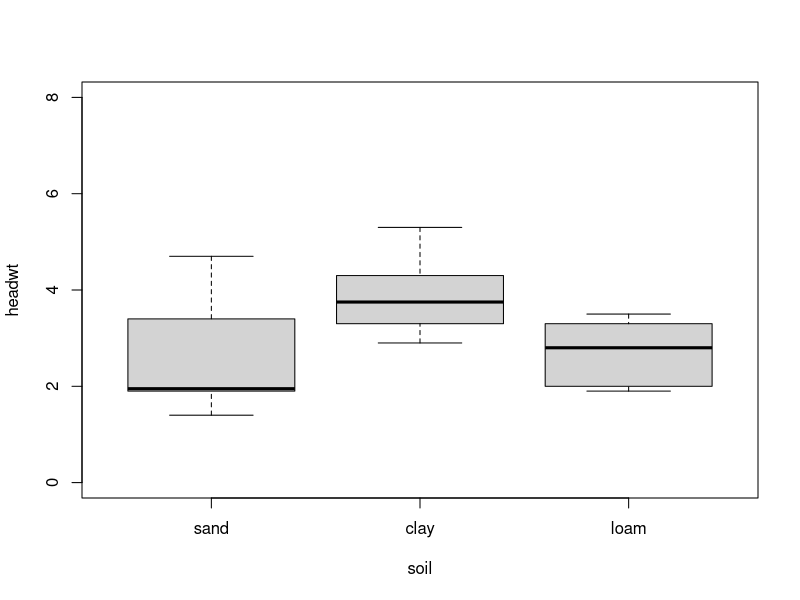
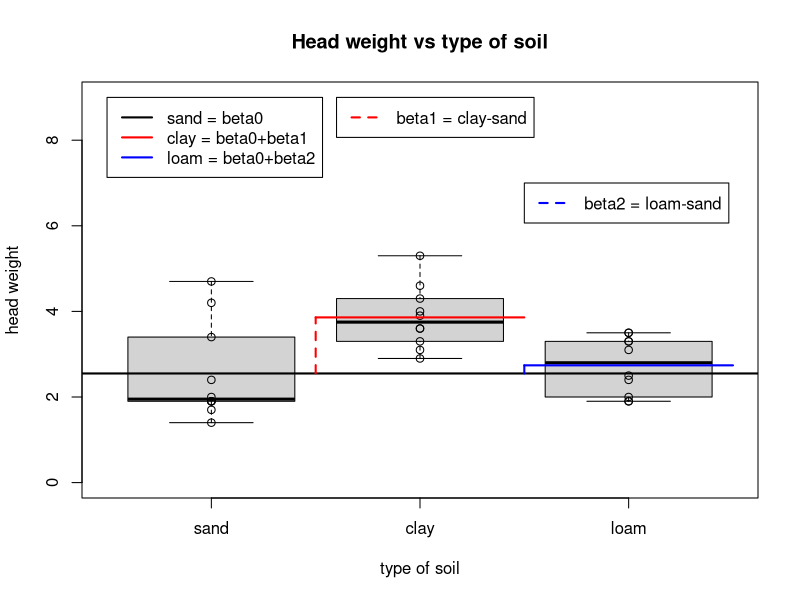
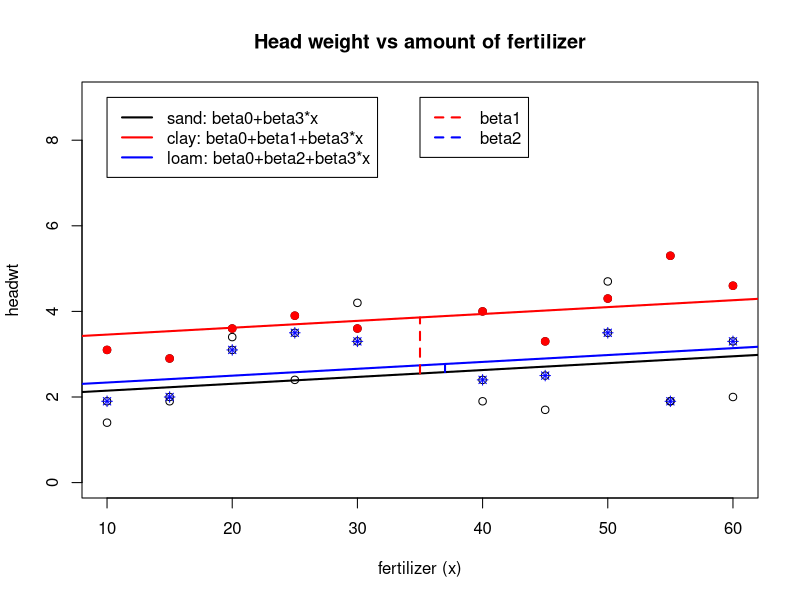
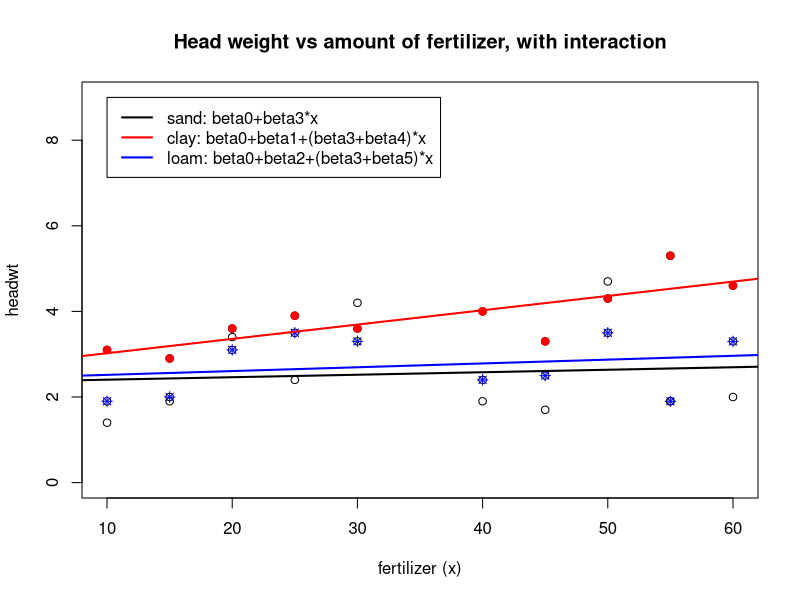

Write the R code that produced these figures, in order.
### MASM22/FMSN30/FMSN40 spring 2018. Anna Lindgren ###
### lecture 4, 27/3-18 ### bugfix in interaction plot 27/3-18 ##
### Categorical variables. Global and partial F-test ###

cabbage <- data.frame(soil = c(rep(1,10),rep(2,10),rep(3,10)),
                      fertilize = c(10, 15, 20, 25, 30, 40, 45, 50, 55, 60,
                                    10, 15, 20, 25, 30, 40, 45, 50, 55, 60,
                                    10, 15, 20, 25, 30, 40, 45, 50, 55, 60),
                      headwt = c(1.4, 1.9, 3.4, 2.4, 4.2, 1.9, 1.7, 4.7,
                                 1.9, 2.0,
                                 3.1, 2.9, 3.6, 3.9, 3.6, 4.0, 3.3, 4.3,
                                 5.3, 4.6,
                                 1.9, 2.0, 3.1, 3.5, 3.3, 2.4, 2.5, 3.5,
                                 1.9, 3.3))
## tell R that soil is a categorical variable, not numerical:
cabbage$soil <- factor(cabbage$soil,
                       levels=c(1,2,3),
                       labels=c("sand","clay","loam"))

### model with categorical soil
with(cabbage,plot(headwt~soil,ylim=c(0,8)))

model.s <- lm(headwt ~ soil, data=cabbage)
summary(model.s)

with(cabbage,{
  plot(headwt~soil,ylim=c(0,9),xlab="type of soil",ylab="head weight",
       main="Head weight vs type of soil")
  points(as.numeric(soil),headwt)
})
legend(0.5,9,legend=c("sand = beta0","clay = beta0+beta1",
                      "loam = beta0+beta2"),
       lty=1,col=c("black","red","blue"),lwd=2)
with(model.s, abline(h=coefficients[1],col="black",lwd=2))
with(model.s, lines(c(1.5,2.5),(coefficients[1]+coefficients[2])*c(1,1),
                    col="red",lwd=2))
with(model.s, lines(c(2.5,3.5),(coefficients[1]+coefficients[3])*c(1,1),
                    col="blue",lwd=2))
with(model.s, lines(c(1.5,1.5),coefficients[1]+c(0,coefficients[2]),
                    col="red",lty=2,lwd=2))
legend(1.6,9,legend="beta1 = clay-sand", lty=2,col="red",lwd=2)
with(model.s, lines(c(2.5,2.5),coefficients[1]+c(0,coefficients[3]),
                    col="blue",lty=2,lwd=2))
legend(2.5,7,legend="beta2 = loam-sand", lty=2,col="blue",lwd=2)

### add fertilizer
model.sf <- lm(headwt~soil+fertilize,data=cabbage)     
summary(model.sf)

with(cabbage,plot(headwt ~ fertilize,ylim=c(0,9),xlab="fertilizer (x)",
                  main="Head weight vs amount of fertilizer"))
with(subset(cabbage,soil=="clay"),points(fertilize,headwt,col="red",pch=19))
with(subset(cabbage,soil=="loam"),points(fertilize,headwt,col="blue",pch=8))
with(model.sf, abline(a=coefficients[1],b=coefficients["fertilize"],
                      col="black",lwd=2))
with(model.sf, abline(a=coefficients[1]+coefficients[2],
                      b=coefficients["fertilize"],col="red",lwd=2))
with(model.sf, abline(a=coefficients[1]+coefficients[3],
                      b=coefficients["fertilize"],col="blue",lwd=2))
legend(10,9,c("sand: beta0+beta3*x","clay: beta0+beta1+beta3*x",
              "loam: beta0+beta2+beta3*x"),
       col=c("black","red","blue"),lty=1,lwd=2)
x0 <- data.frame(soil=c("sand","clay"),fertilize=c(35,35))
lines(c(35,35),predict(model.sf,x0),lty=2,col="red",lwd=2)
x0 <- data.frame(soil=c("sand","loam"),fertilize=c(37,37))
lines(c(37,37),predict(model.sf,x0),lty=2,col="blue",lwd=2)
legend(35,9,c("beta1","beta2"),col=c("red","blue"),lty=2,lwd=2)

### add interactions
model.i <- lm(headwt~soil*fertilize,data=cabbage)     
summary(model.i)

with(cabbage,plot(headwt ~ fertilize,ylim=c(0,9),xlab="fertilizer (x)",
                  main="Head weight vs amount of fertilizer, with interaction"))
with(subset(cabbage,soil=="clay"),points(fertilize,headwt,col="red",pch=19))
with(subset(cabbage,soil=="loam"),points(fertilize,headwt,col="blue",pch=8))
with(model.i, abline(a=coefficients[1],b=coefficients["fertilize"],
                     col="black",lwd=2))
with(model.i, abline(a=coefficients[1]+coefficients[2],
                     b=coefficients["fertilize"]+coefficients[5],
                     col="red",lwd=2))
with(model.i, abline(a=coefficients[1]+coefficients[3],
                     b=coefficients["fertilize"]+coefficients[6],
                     col="blue",lwd=2))
legend(10,9,c("sand: beta0+beta3*x","clay: beta0+beta1+(beta3+beta4)*x",
              "loam: beta0+beta2+(beta3+beta5)*x"),
       col=c("black","red","blue"),lty=1,lwd=2)

## ANOVA ##

# Global F-test: is three soil categories better than nothing?
summary(model.s)
anova(model.s)
qf(1-0.05,2,27)
# Yes, they are
summary(model.s)
# ... but loam is not significantly different from sand so we might only
# need two categories: sand/loam and clay

# Partial F-test: do we need the interactions?
summary(model.i)$sigma^2
anova(model.sf)
anova(model.i)
anova(model.sf,model.i)
qf(1-0.05,2,30-6)
# No, we don't